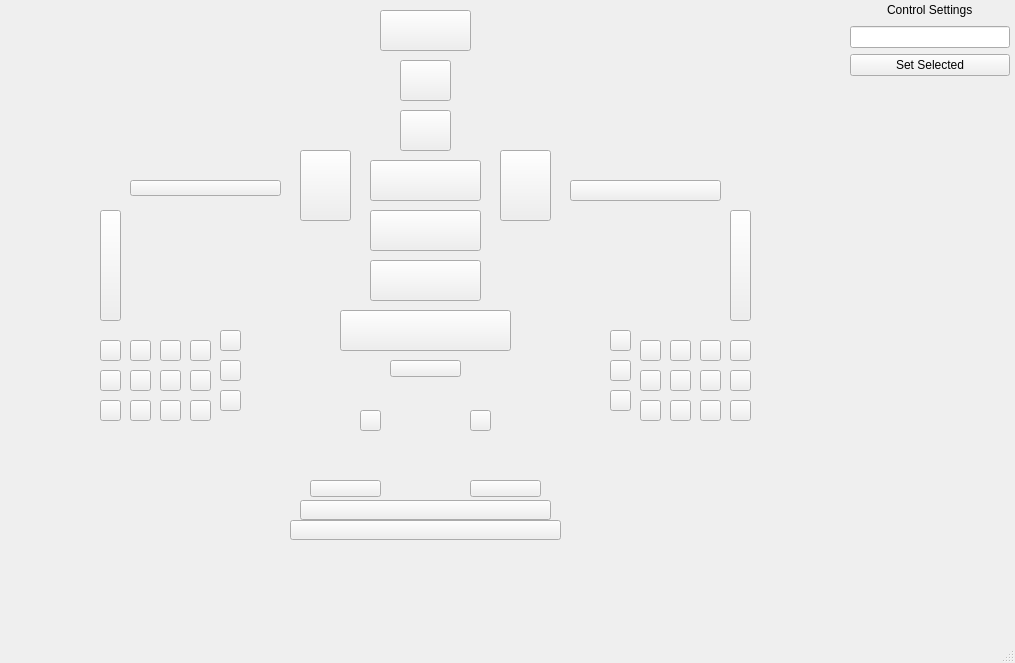
<?xml version="1.0" encoding="UTF-8"?>
<ui version="4.0">
 <class>MainWindow</class>
 <widget class="QMainWindow" name="MainWindow">
  <property name="geometry">
   <rect>
    <x>0</x>
    <y>0</y>
    <width>1015</width>
    <height>663</height>
   </rect>
  </property>
  <property name="windowTitle">
   <string>MainWindow</string>
  </property>
  <widget class="QWidget" name="centralwidget">
   <widget class="QPushButton" name="pushButton">
    <property name="geometry">
     <rect>
      <x>340</x>
      <y>310</y>
      <width>171</width>
      <height>41</height>
     </rect>
    </property>
    <property name="text">
     <string/>
    </property>
   </widget>
   <widget class="QPushButton" name="pushButton_2">
    <property name="geometry">
     <rect>
      <x>300</x>
      <y>500</y>
      <width>251</width>
      <height>20</height>
     </rect>
    </property>
    <property name="text">
     <string/>
    </property>
   </widget>
   <widget class="QPushButton" name="pushButton_3">
    <property name="geometry">
     <rect>
      <x>290</x>
      <y>520</y>
      <width>271</width>
      <height>20</height>
     </rect>
    </property>
    <property name="text">
     <string/>
    </property>
   </widget>
   <widget class="QPushButton" name="pushButton_4">
    <property name="geometry">
     <rect>
      <x>390</x>
      <y>360</y>
      <width>71</width>
      <height>17</height>
     </rect>
    </property>
    <property name="text">
     <string/>
    </property>
   </widget>
   <widget class="QPushButton" name="pushButton_5">
    <property name="geometry">
     <rect>
      <x>370</x>
      <y>260</y>
      <width>111</width>
      <height>41</height>
     </rect>
    </property>
    <property name="text">
     <string/>
    </property>
   </widget>
   <widget class="QPushButton" name="pushButton_6">
    <property name="geometry">
     <rect>
      <x>370</x>
      <y>210</y>
      <width>111</width>
      <height>41</height>
     </rect>
    </property>
    <property name="text">
     <string/>
    </property>
   </widget>
   <widget class="QPushButton" name="pushButton_7">
    <property name="geometry">
     <rect>
      <x>370</x>
      <y>160</y>
      <width>111</width>
      <height>41</height>
     </rect>
    </property>
    <property name="text">
     <string/>
    </property>
   </widget>
   <widget class="QPushButton" name="pushButton_8">
    <property name="geometry">
     <rect>
      <x>400</x>
      <y>110</y>
      <width>51</width>
      <height>41</height>
     </rect>
    </property>
    <property name="text">
     <string/>
    </property>
   </widget>
   <widget class="QPushButton" name="pushButton_9">
    <property name="geometry">
     <rect>
      <x>400</x>
      <y>60</y>
      <width>51</width>
      <height>41</height>
     </rect>
    </property>
    <property name="text">
     <string/>
    </property>
   </widget>
   <widget class="QPushButton" name="pushButton_10">
    <property name="geometry">
     <rect>
      <x>380</x>
      <y>10</y>
      <width>91</width>
      <height>41</height>
     </rect>
    </property>
    <property name="text">
     <string/>
    </property>
   </widget>
   <widget class="QPushButton" name="pushButton_15">
    <property name="geometry">
     <rect>
      <x>300</x>
      <y>150</y>
      <width>51</width>
      <height>71</height>
     </rect>
    </property>
    <property name="text">
     <string/>
    </property>
   </widget>
   <widget class="QPushButton" name="pushButton_16">
    <property name="geometry">
     <rect>
      <x>130</x>
      <y>180</y>
      <width>151</width>
      <height>16</height>
     </rect>
    </property>
    <property name="text">
     <string/>
    </property>
   </widget>
   <widget class="QPushButton" name="pushButton_18">
    <property name="geometry">
     <rect>
      <x>100</x>
      <y>210</y>
      <width>21</width>
      <height>111</height>
     </rect>
    </property>
    <property name="text">
     <string/>
    </property>
   </widget>
   <widget class="QWidget" name="verticalLayoutWidget_3">
    <property name="geometry">
     <rect>
      <x>850</x>
      <y>0</y>
      <width>160</width>
      <height>551</height>
     </rect>
    </property>
    <layout class="QVBoxLayout" name="verticalLayout_3">
     <item>
      <layout class="QHBoxLayout" name="horizontalLayout">
       <item>
        <spacer name="horizontalSpacer">
         <property name="orientation">
          <enum>Qt::Horizontal</enum>
         </property>
         <property name="sizeHint" stdset="0">
          <size>
           <width>40</width>
           <height>20</height>
          </size>
         </property>
        </spacer>
       </item>
       <item>
        <widget class="QLabel" name="label">
         <property name="text">
          <string>Control Settings</string>
         </property>
        </widget>
       </item>
       <item>
        <spacer name="horizontalSpacer_2">
         <property name="orientation">
          <enum>Qt::Horizontal</enum>
         </property>
         <property name="sizeHint" stdset="0">
          <size>
           <width>40</width>
           <height>20</height>
          </size>
         </property>
        </spacer>
       </item>
      </layout>
     </item>
     <item>
      <widget class="QLineEdit" name="lineEdit"/>
     </item>
     <item>
      <widget class="QPushButton" name="pushButton_53">
       <property name="text">
        <string>Set Selected</string>
       </property>
      </widget>
     </item>
     <item>
      <spacer name="verticalSpacer">
       <property name="orientation">
        <enum>Qt::Vertical</enum>
       </property>
       <property name="sizeHint" stdset="0">
        <size>
         <width>20</width>
         <height>40</height>
        </size>
       </property>
      </spacer>
     </item>
    </layout>
   </widget>
   <widget class="QPushButton" name="pushButton_19">
    <property name="geometry">
     <rect>
      <x>100</x>
      <y>340</y>
      <width>21</width>
      <height>21</height>
     </rect>
    </property>
    <property name="text">
     <string/>
    </property>
   </widget>
   <widget class="QPushButton" name="pushButton_11">
    <property name="geometry">
     <rect>
      <x>310</x>
      <y>480</y>
      <width>71</width>
      <height>17</height>
     </rect>
    </property>
    <property name="text">
     <string/>
    </property>
   </widget>
   <widget class="QPushButton" name="pushButton_12">
    <property name="geometry">
     <rect>
      <x>470</x>
      <y>480</y>
      <width>71</width>
      <height>17</height>
     </rect>
    </property>
    <property name="text">
     <string/>
    </property>
   </widget>
   <widget class="QPushButton" name="pushButton_14">
    <property name="geometry">
     <rect>
      <x>470</x>
      <y>410</y>
      <width>21</width>
      <height>21</height>
     </rect>
    </property>
    <property name="text">
     <string/>
    </property>
   </widget>
   <widget class="QPushButton" name="pushButton_17">
    <property name="geometry">
     <rect>
      <x>360</x>
      <y>410</y>
      <width>21</width>
      <height>21</height>
     </rect>
    </property>
    <property name="text">
     <string/>
    </property>
   </widget>
   <widget class="QPushButton" name="pushButton_20">
    <property name="geometry">
     <rect>
      <x>500</x>
      <y>150</y>
      <width>51</width>
      <height>71</height>
     </rect>
    </property>
    <property name="text">
     <string/>
    </property>
   </widget>
   <widget class="QPushButton" name="pushButton_35">
    <property name="geometry">
     <rect>
      <x>570</x>
      <y>180</y>
      <width>151</width>
      <height>21</height>
     </rect>
    </property>
    <property name="text">
     <string/>
    </property>
   </widget>
   <widget class="QPushButton" name="pushButton_36">
    <property name="geometry">
     <rect>
      <x>730</x>
      <y>210</y>
      <width>21</width>
      <height>111</height>
     </rect>
    </property>
    <property name="text">
     <string/>
    </property>
   </widget>
   <widget class="QPushButton" name="pushButton_21">
    <property name="geometry">
     <rect>
      <x>100</x>
      <y>370</y>
      <width>21</width>
      <height>21</height>
     </rect>
    </property>
    <property name="text">
     <string/>
    </property>
   </widget>
   <widget class="QPushButton" name="pushButton_22">
    <property name="geometry">
     <rect>
      <x>100</x>
      <y>400</y>
      <width>21</width>
      <height>21</height>
     </rect>
    </property>
    <property name="text">
     <string/>
    </property>
   </widget>
   <widget class="QPushButton" name="pushButton_23">
    <property name="geometry">
     <rect>
      <x>130</x>
      <y>340</y>
      <width>21</width>
      <height>21</height>
     </rect>
    </property>
    <property name="text">
     <string/>
    </property>
   </widget>
   <widget class="QPushButton" name="pushButton_24">
    <property name="geometry">
     <rect>
      <x>130</x>
      <y>370</y>
      <width>21</width>
      <height>21</height>
     </rect>
    </property>
    <property name="text">
     <string/>
    </property>
   </widget>
   <widget class="QPushButton" name="pushButton_25">
    <property name="geometry">
     <rect>
      <x>130</x>
      <y>400</y>
      <width>21</width>
      <height>21</height>
     </rect>
    </property>
    <property name="text">
     <string/>
    </property>
   </widget>
   <widget class="QPushButton" name="pushButton_26">
    <property name="geometry">
     <rect>
      <x>160</x>
      <y>340</y>
      <width>21</width>
      <height>21</height>
     </rect>
    </property>
    <property name="text">
     <string/>
    </property>
   </widget>
   <widget class="QPushButton" name="pushButton_27">
    <property name="geometry">
     <rect>
      <x>190</x>
      <y>370</y>
      <width>21</width>
      <height>21</height>
     </rect>
    </property>
    <property name="text">
     <string/>
    </property>
   </widget>
   <widget class="QPushButton" name="pushButton_28">
    <property name="geometry">
     <rect>
      <x>160</x>
      <y>400</y>
      <width>21</width>
      <height>21</height>
     </rect>
    </property>
    <property name="text">
     <string/>
    </property>
   </widget>
   <widget class="QPushButton" name="pushButton_29">
    <property name="geometry">
     <rect>
      <x>190</x>
      <y>340</y>
      <width>21</width>
      <height>21</height>
     </rect>
    </property>
    <property name="text">
     <string/>
    </property>
   </widget>
   <widget class="QPushButton" name="pushButton_30">
    <property name="geometry">
     <rect>
      <x>160</x>
      <y>370</y>
      <width>21</width>
      <height>21</height>
     </rect>
    </property>
    <property name="text">
     <string/>
    </property>
   </widget>
   <widget class="QPushButton" name="pushButton_31">
    <property name="geometry">
     <rect>
      <x>190</x>
      <y>400</y>
      <width>21</width>
      <height>21</height>
     </rect>
    </property>
    <property name="text">
     <string/>
    </property>
   </widget>
   <widget class="QPushButton" name="pushButton_32">
    <property name="geometry">
     <rect>
      <x>220</x>
      <y>330</y>
      <width>21</width>
      <height>21</height>
     </rect>
    </property>
    <property name="text">
     <string/>
    </property>
   </widget>
   <widget class="QPushButton" name="pushButton_33">
    <property name="geometry">
     <rect>
      <x>220</x>
      <y>360</y>
      <width>21</width>
      <height>21</height>
     </rect>
    </property>
    <property name="text">
     <string/>
    </property>
   </widget>
   <widget class="QPushButton" name="pushButton_34">
    <property name="geometry">
     <rect>
      <x>220</x>
      <y>390</y>
      <width>21</width>
      <height>21</height>
     </rect>
    </property>
    <property name="text">
     <string/>
    </property>
   </widget>
   <widget class="QPushButton" name="pushButton_37">
    <property name="geometry">
     <rect>
      <x>730</x>
      <y>340</y>
      <width>21</width>
      <height>21</height>
     </rect>
    </property>
    <property name="text">
     <string/>
    </property>
   </widget>
   <widget class="QPushButton" name="pushButton_38">
    <property name="geometry">
     <rect>
      <x>730</x>
      <y>370</y>
      <width>21</width>
      <height>21</height>
     </rect>
    </property>
    <property name="text">
     <string/>
    </property>
   </widget>
   <widget class="QPushButton" name="pushButton_39">
    <property name="geometry">
     <rect>
      <x>640</x>
      <y>340</y>
      <width>21</width>
      <height>21</height>
     </rect>
    </property>
    <property name="text">
     <string/>
    </property>
   </widget>
   <widget class="QPushButton" name="pushButton_40">
    <property name="geometry">
     <rect>
      <x>700</x>
      <y>370</y>
      <width>21</width>
      <height>21</height>
     </rect>
    </property>
    <property name="text">
     <string/>
    </property>
   </widget>
   <widget class="QPushButton" name="pushButton_41">
    <property name="geometry">
     <rect>
      <x>670</x>
      <y>370</y>
      <width>21</width>
      <height>21</height>
     </rect>
    </property>
    <property name="text">
     <string/>
    </property>
   </widget>
   <widget class="QPushButton" name="pushButton_42">
    <property name="geometry">
     <rect>
      <x>610</x>
      <y>330</y>
      <width>21</width>
      <height>21</height>
     </rect>
    </property>
    <property name="text">
     <string/>
    </property>
   </widget>
   <widget class="QPushButton" name="pushButton_43">
    <property name="geometry">
     <rect>
      <x>640</x>
      <y>400</y>
      <width>21</width>
      <height>21</height>
     </rect>
    </property>
    <property name="text">
     <string/>
    </property>
   </widget>
   <widget class="QPushButton" name="pushButton_44">
    <property name="geometry">
     <rect>
      <x>610</x>
      <y>360</y>
      <width>21</width>
      <height>21</height>
     </rect>
    </property>
    <property name="text">
     <string/>
    </property>
   </widget>
   <widget class="QPushButton" name="pushButton_45">
    <property name="geometry">
     <rect>
      <x>610</x>
      <y>390</y>
      <width>21</width>
      <height>21</height>
     </rect>
    </property>
    <property name="text">
     <string/>
    </property>
   </widget>
   <widget class="QPushButton" name="pushButton_46">
    <property name="geometry">
     <rect>
      <x>670</x>
      <y>340</y>
      <width>21</width>
      <height>21</height>
     </rect>
    </property>
    <property name="text">
     <string/>
    </property>
   </widget>
   <widget class="QPushButton" name="pushButton_47">
    <property name="geometry">
     <rect>
      <x>700</x>
      <y>340</y>
      <width>21</width>
      <height>21</height>
     </rect>
    </property>
    <property name="text">
     <string/>
    </property>
   </widget>
   <widget class="QPushButton" name="pushButton_48">
    <property name="geometry">
     <rect>
      <x>640</x>
      <y>370</y>
      <width>21</width>
      <height>21</height>
     </rect>
    </property>
    <property name="text">
     <string/>
    </property>
   </widget>
   <widget class="QPushButton" name="pushButton_49">
    <property name="geometry">
     <rect>
      <x>670</x>
      <y>400</y>
      <width>21</width>
      <height>21</height>
     </rect>
    </property>
    <property name="text">
     <string/>
    </property>
   </widget>
   <widget class="QPushButton" name="pushButton_50">
    <property name="geometry">
     <rect>
      <x>700</x>
      <y>400</y>
      <width>21</width>
      <height>21</height>
     </rect>
    </property>
    <property name="text">
     <string/>
    </property>
   </widget>
   <widget class="QPushButton" name="pushButton_51">
    <property name="geometry">
     <rect>
      <x>730</x>
      <y>400</y>
      <width>21</width>
      <height>21</height>
     </rect>
    </property>
    <property name="text">
     <string/>
    </property>
   </widget>
  </widget>
  <widget class="QMenuBar" name="menubar">
   <property name="geometry">
    <rect>
     <x>0</x>
     <y>0</y>
     <width>1015</width>
     <height>18</height>
    </rect>
   </property>
  </widget>
  <widget class="QStatusBar" name="statusbar"/>
 </widget>
 <resources/>
 <connections/>
</ui>
